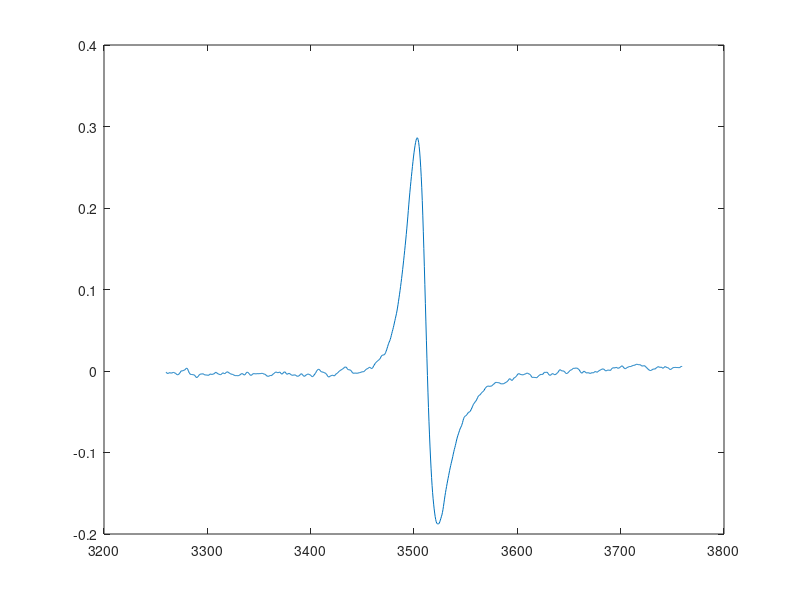

Write MATLAB code to recreate this figure. (Note: this script raises an error after producing the figure.)

clear
clc
data = load('1.txt');
x = data(:,1);
y = data(:,2);
plot(x,y)

y = (x-A(2))/A(1); %b(2) H0; b(1) deta H

Ydyson = @(A,x)(cos(A(3)*pi/180)/A(1)/A(1))*(-2*y+(1-y*y)*tan(A(3)*pi/180))/(1+y*y)/(1+y*y); 
%is the function writing OK? or the expression approach of cos/tan function is correct and its value seating?

A0 = [2 3509 10]; 
lA = [1 3485 0];
uA = [40 3520 45];

A = lsqcurvefit(Ydyson,A0,x,y,lA,uA);
y1 = (cos(A(3)*pi/180)/A(1)/A(1))*(-2*y+(1-y*y)*tan(A(3)*pi/180))/(1+y*y)/(1+y*y);

plot(x,y,':',x,ygld(b,x),'r',x,y1,'k')
xlabel('x'),ylabel('y')
legend('data','fit','Dyson')
title('Dyson')